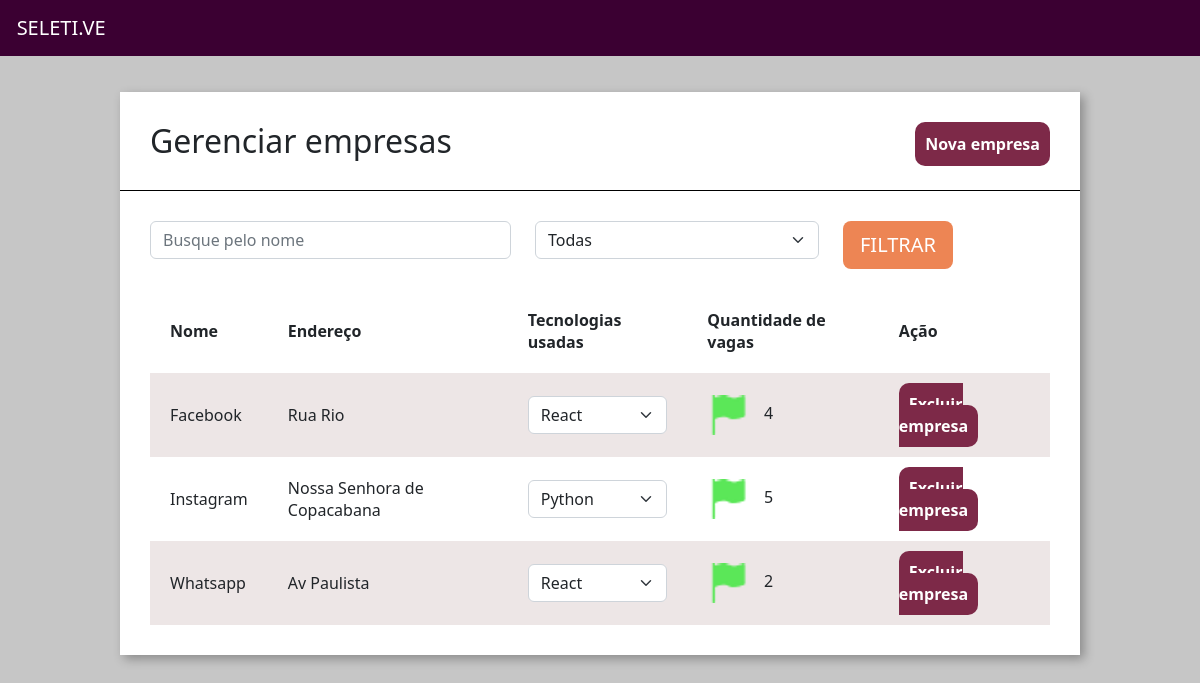
Page /home/empresas/ on the committed database.
### empresa/models.py (models this page shows, shortened)
class Empresa(models.Model):
    choices_nicho_mercado = (
        ('M','Marketing'),
        ('N','Nutrição'),
        ('D','Design'),
        ('T','Tecnologia')
    )
    logo = models.ImageField(upload_to="logo_empresa", null=True)
    nome = models.CharField(max_length=30)
    email = models.EmailField()
    cidade = models.CharField(max_length=30)
    tecnologias = models.ManyToManyField(Tecnologias)
    endereco = models.CharField(max_length=30)
    caracteristica_empresa = models.TextField()
    nicho_mercado = models.CharField(max_length=3,choices=choices_nicho_mercado)
    def qtd_vagas(self):
            return Vagas.objects.filter(empresa__id=self.id).count()

### empresa/views.py (the view)
# urls.py: path('empresas/', views.empresas, name="empresas"),
def empresas(request):
    technologias_filtrar = request.GET.get('tecnologias')
    nome_filtrar = request.GET.get('nome')
    empresas = Empresa.objects.all()
    if technologias_filtrar:
        empresas = empresas.filter(tecnologias = technologias_filtrar)
    if nome_filtrar:
        empresas = empresas.filter(nome__icontains = nome_filtrar)
    tecnologias = Tecnologias.objects.all()
    return render(request, 'empresas.html', {'empresas': empresas, 'tecnologias': tecnologias})

### empresa/models.py (called while the page is built)
    def __str__(self):
        return self.tecnologia

### empresa/templatetags/filtro.py (called while the page is built)
@register.filter(name='is_par')
def is_par(valor):
    return True if valor % 2 == 0 else False

### empresa/templates/empresas.html (shortened to what this page needs)
{% extends 'base.html' %}
{% load static %}
{% load filtro %}
{% block 'head' %}
    <link href="{% static 'empresa/css/empresas.css' %}" rel="stylesheet">
{% endblock%}
{% block 'body' %}
    <div class="wrapper">
        <div class="box">
            <div class="header-box">
                <h2 class="titulo">Gerenciar empresas</h2>
                <a href="{% url 'nova_empresa' %}" class="btn-nova-empresa">Nova empresa</a>
            </div>
            <div class="borda-box"></div>
            <div class="body-box">
                <form action="{% url 'empresas' %}" method="GET">{% csrf_token %}
                <div class="row">
                        <div class="col-md-5">
                            <input type="text" placeholder="Busque pelo nome" class="form-control" name="nome">
                        </div>
                        <div class="col-md-4">
                            <select class="form-select" aria-label="Default select example" name="tecnologias">
                                <option value="">{{tech}}Todas</option>
                            </select>
                        </div>
                    <div class="col-md-3">
                        <input type="submit" value="FILTRAR" class="btn btn-lg btn-orange">
                    </div>
                </div>
                </form>
                <table class="tabela" cellpadding="20">
                    <tr>
                        <th>Nome</th>
                        <th>Endereço</th>
                        <th>Tecnologias usadas</th>
                        <th>Quantidade de vagas</th>
                        <th>Ação</th>
                    </tr>
                {% for empresa in empresas%}
                        <tr {% if not forloop.counter|is_par %} class="tabela-linha" {% endif %}>
                            <td>
                            <a class="navbar-brand"  href="{% url 'empresa_unica' empresa.id %}">
                            {{empresa.nome}}
                            </a>
                            </td>
                            <td>{{empresa.endereco}}</td>
                            <td>
                                <select class="form-select">
                                {% for tech in empresa.tecnologias.all %}
                                    <option>{{tech}}</option>
                                {% endfor %}
                                </select>
                            </td>
                            <td>
                            {% if empresa.qtd_vagas > 0 %}
                                <img src="{% static 'empresa/img/flag_green.png' %}">
                            {% else %}
                                <img src="{% static 'empresa/img/flag_red.png' %}">
                            {% endif %}
                            &nbsp&nbsp&nbsp{{empresa.qtd_vagas}}
                            </td>
                            <td>
                                <a class="btn-excluir" href="{% url 'excluir_empresa' empresa.id %}">Excluir empresa</a>
                            </td>
                        </tr>
                {% endfor %}
                </table>
            </div>
        </div>
    </div>
{% endblock%}

### templates/static/base/css/base.css (style rules this page uses)
body { background-color: #C6C6C6 !important; }

### templates/static/empresa/css/empresas.css (style rules this page uses)
.wrapper { margin-top: 3%; display: flex; flex-direction: row; justify-content: center; align-items: center; }
.box { width: 80vw; background: #fff; box-shadow: 4px 4px 10px rgba(0,0,0,.3); }
.titulo { display: inline; }
.btn-nova-empresa { float: right; text-decoration: none; color: white; background-color: #7D2948; padding: 10px; border-radius: 10px; font-weight: bold; }
.header-box { padding: 30px; }
.borda-box { border-top: 1px solid black; }
.body-box { padding: 30px; }
.btn-orange { background-color: #ED8554; color: white; }
.tabela { width: 100%; margin-top: 20px; }
.tabela-linha { background-color: #EDE6E6; }
.btn-excluir { text-decoration: none; color: white; background-color: #7D2948; padding: 10px; border-radius: 10px; font-weight: bold; }

### rows in the picture
Empresa: nome "Facebook", endereco "Rua Rio", qtd_vagas "4"
Empresa: nome "Instagram", endereco "Nossa Senhora de Copacabana", qtd_vagas "5"
Empresa: nome "Whatsapp", endereco "Av Paulista", qtd_vagas "2"

### other values in the picture
form field value "React"
form field value "Python"
